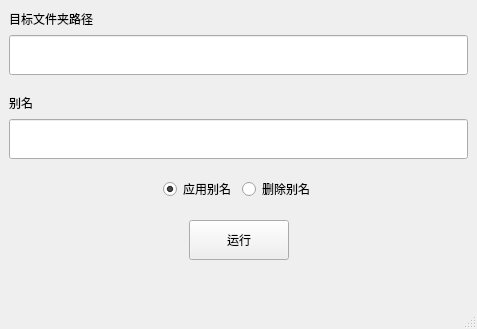
<?xml version="1.0" encoding="UTF-8"?>
<ui version="4.0">
 <class>MainWindow</class>
 <widget class="QMainWindow" name="MainWindow">
  <property name="geometry">
   <rect>
    <x>0</x>
    <y>0</y>
    <width>477</width>
    <height>329</height>
   </rect>
  </property>
  <property name="windowTitle">
   <string>MainWindow</string>
  </property>
  <widget class="QWidget" name="centralwidget">
   <layout class="QVBoxLayout" name="verticalLayout">
    <item>
     <layout class="QHBoxLayout" name="horizontalLayout_3">
      <item>
       <widget class="QLabel" name="folder_dir_text">
        <property name="text">
         <string>目标文件夹路径</string>
        </property>
       </widget>
      </item>
      <item>
       <spacer name="horizontalSpacer_15">
        <property name="orientation">
         <enum>Qt::Horizontal</enum>
        </property>
        <property name="sizeHint" stdset="0">
         <size>
          <width>40</width>
          <height>20</height>
         </size>
        </property>
       </spacer>
      </item>
      <item>
       <spacer name="horizontalSpacer_14">
        <property name="orientation">
         <enum>Qt::Horizontal</enum>
        </property>
        <property name="sizeHint" stdset="0">
         <size>
          <width>40</width>
          <height>20</height>
         </size>
        </property>
       </spacer>
      </item>
      <item>
       <spacer name="horizontalSpacer_8">
        <property name="orientation">
         <enum>Qt::Horizontal</enum>
        </property>
        <property name="sizeHint" stdset="0">
         <size>
          <width>60</width>
          <height>20</height>
         </size>
        </property>
       </spacer>
      </item>
     </layout>
    </item>
    <item>
     <layout class="QHBoxLayout" name="horizontalLayout">
      <item>
       <widget class="QLineEdit" name="folder_dir_input">
        <property name="minimumSize">
         <size>
          <width>454</width>
          <height>40</height>
         </size>
        </property>
        <property name="text">
         <string/>
        </property>
       </widget>
      </item>
     </layout>
    </item>
    <item>
     <spacer name="verticalSpacer_4">
      <property name="orientation">
       <enum>Qt::Vertical</enum>
      </property>
      <property name="sizeHint" stdset="0">
       <size>
        <width>17</width>
        <height>37</height>
       </size>
      </property>
     </spacer>
    </item>
    <item>
     <layout class="QHBoxLayout" name="horizontalLayout_4">
      <item>
       <widget class="QLabel" name="nickname_text">
        <property name="text">
         <string>别名</string>
        </property>
       </widget>
      </item>
      <item>
       <spacer name="horizontalSpacer_16">
        <property name="orientation">
         <enum>Qt::Horizontal</enum>
        </property>
        <property name="sizeHint" stdset="0">
         <size>
          <width>40</width>
          <height>20</height>
         </size>
        </property>
       </spacer>
      </item>
      <item>
       <spacer name="horizontalSpacer_13">
        <property name="orientation">
         <enum>Qt::Horizontal</enum>
        </property>
        <property name="sizeHint" stdset="0">
         <size>
          <width>40</width>
          <height>20</height>
         </size>
        </property>
       </spacer>
      </item>
      <item>
       <spacer name="horizontalSpacer_6">
        <property name="orientation">
         <enum>Qt::Horizontal</enum>
        </property>
        <property name="sizeHint" stdset="0">
         <size>
          <width>40</width>
          <height>20</height>
         </size>
        </property>
       </spacer>
      </item>
     </layout>
    </item>
    <item>
     <layout class="QHBoxLayout" name="horizontalLayout_5">
      <item>
       <widget class="QLineEdit" name="nickname_input">
        <property name="minimumSize">
         <size>
          <width>452</width>
          <height>40</height>
         </size>
        </property>
       </widget>
      </item>
     </layout>
    </item>
    <item>
     <spacer name="verticalSpacer_3">
      <property name="orientation">
       <enum>Qt::Vertical</enum>
      </property>
      <property name="sizeHint" stdset="0">
       <size>
        <width>17</width>
        <height>37</height>
       </size>
      </property>
     </spacer>
    </item>
    <item>
     <layout class="QHBoxLayout" name="horizontalLayout_6">
      <item>
       <spacer name="horizontalSpacer_9">
        <property name="orientation">
         <enum>Qt::Horizontal</enum>
        </property>
        <property name="sizeHint" stdset="0">
         <size>
          <width>40</width>
          <height>20</height>
         </size>
        </property>
       </spacer>
      </item>
      <item>
       <layout class="QHBoxLayout" name="horizontalLayout_2">
        <item>
         <widget class="QRadioButton" name="replace_name_button">
          <property name="text">
           <string>应用别名</string>
          </property>
          <property name="checked">
           <bool>true</bool>
          </property>
          <property name="autoRepeat">
           <bool>true</bool>
          </property>
         </widget>
        </item>
        <item>
         <widget class="QRadioButton" name="delete_name_button">
          <property name="text">
           <string>删除别名</string>
          </property>
          <property name="autoRepeat">
           <bool>true</bool>
          </property>
         </widget>
        </item>
       </layout>
      </item>
      <item>
       <spacer name="horizontalSpacer_10">
        <property name="orientation">
         <enum>Qt::Horizontal</enum>
        </property>
        <property name="sizeHint" stdset="0">
         <size>
          <width>40</width>
          <height>20</height>
         </size>
        </property>
       </spacer>
      </item>
     </layout>
    </item>
    <item>
     <spacer name="verticalSpacer_5">
      <property name="orientation">
       <enum>Qt::Vertical</enum>
      </property>
      <property name="sizeHint" stdset="0">
       <size>
        <width>17</width>
        <height>37</height>
       </size>
      </property>
     </spacer>
    </item>
    <item>
     <layout class="QHBoxLayout" name="horizontalLayout_8">
      <item>
       <spacer name="horizontalSpacer_11">
        <property name="orientation">
         <enum>Qt::Horizontal</enum>
        </property>
        <property name="sizeHint" stdset="0">
         <size>
          <width>40</width>
          <height>40</height>
         </size>
        </property>
       </spacer>
      </item>
      <item>
       <widget class="QPushButton" name="runButton">
        <property name="minimumSize">
         <size>
          <width>100</width>
          <height>40</height>
         </size>
        </property>
        <property name="text">
         <string>运行</string>
        </property>
       </widget>
      </item>
      <item>
       <spacer name="horizontalSpacer_12">
        <property name="orientation">
         <enum>Qt::Horizontal</enum>
        </property>
        <property name="sizeHint" stdset="0">
         <size>
          <width>40</width>
          <height>20</height>
         </size>
        </property>
       </spacer>
      </item>
     </layout>
    </item>
    <item>
     <layout class="QHBoxLayout" name="horizontalLayout_7">
      <item>
       <spacer name="horizontalSpacer">
        <property name="orientation">
         <enum>Qt::Horizontal</enum>
        </property>
        <property name="sizeHint" stdset="0">
         <size>
          <width>40</width>
          <height>20</height>
         </size>
        </property>
       </spacer>
      </item>
      <item>
       <widget class="QLabel" name="result">
        <property name="text">
         <string/>
        </property>
       </widget>
      </item>
      <item>
       <spacer name="horizontalSpacer_2">
        <property name="orientation">
         <enum>Qt::Horizontal</enum>
        </property>
        <property name="sizeHint" stdset="0">
         <size>
          <width>40</width>
          <height>20</height>
         </size>
        </property>
       </spacer>
      </item>
     </layout>
    </item>
    <item>
     <spacer name="verticalSpacer">
      <property name="orientation">
       <enum>Qt::Vertical</enum>
      </property>
      <property name="sizeHint" stdset="0">
       <size>
        <width>17</width>
        <height>37</height>
       </size>
      </property>
     </spacer>
    </item>
   </layout>
  </widget>
  <widget class="QMenuBar" name="menubar">
   <property name="geometry">
    <rect>
     <x>0</x>
     <y>0</y>
     <width>477</width>
     <height>26</height>
    </rect>
   </property>
  </widget>
  <widget class="QStatusBar" name="statusbar"/>
 </widget>
 <resources/>
 <connections>
  <connection>
   <sender>replace_name_button</sender>
   <signal>pressed()</signal>
   <receiver>delete_name_button</receiver>
   <slot>toggle()</slot>
   <hints>
    <hint type="sourcelabel">
     <x>360</x>
     <y>350</y>
    </hint>
    <hint type="destinationlabel">
     <x>456</x>
     <y>354</y>
    </hint>
   </hints>
  </connection>
 </connections>
</ui>
